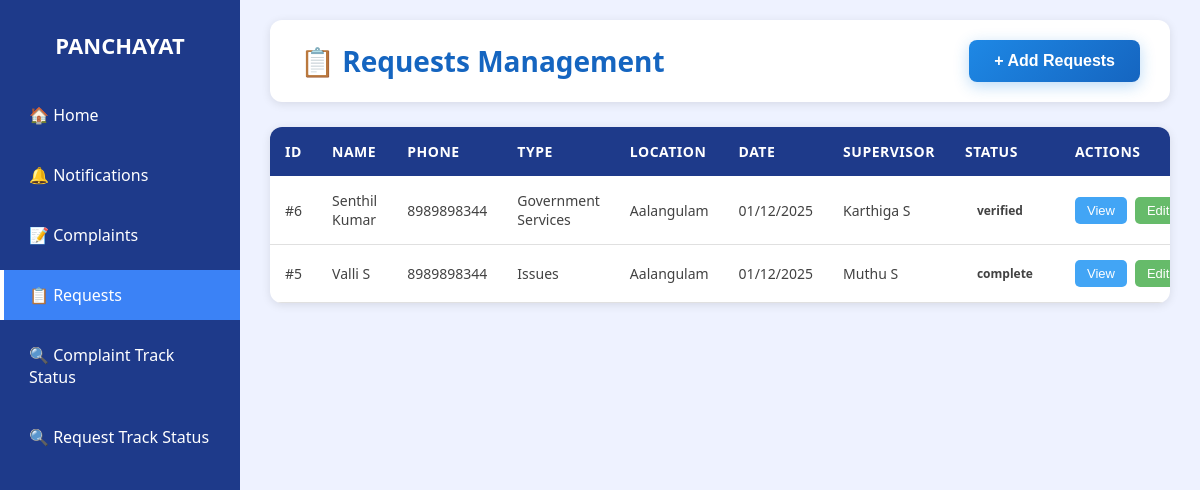
/requestform/ (signed in), run on an earlier commit of the app's database.
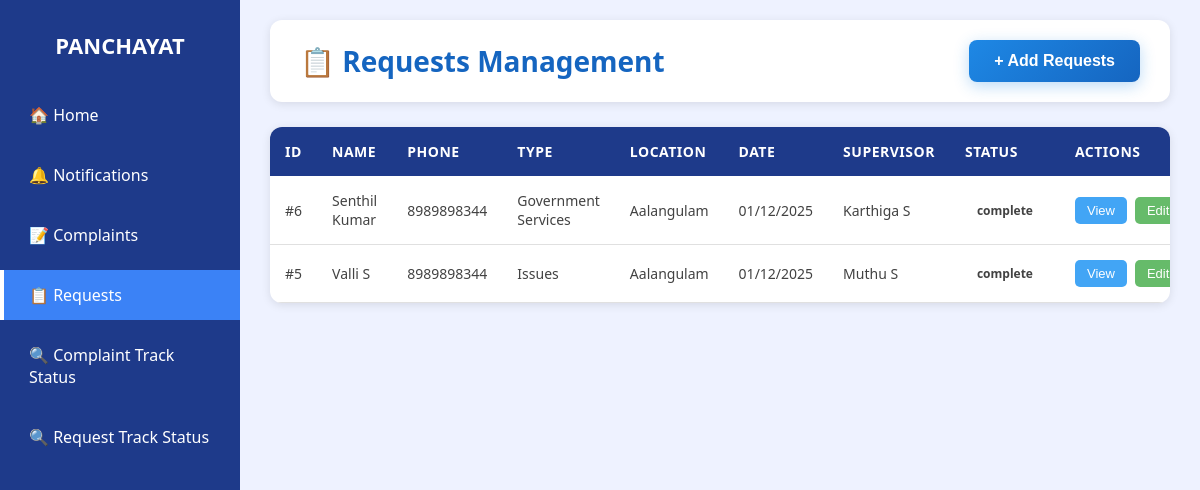
And on a later commit of the database.
### myapp/models.py (models this page shows, shortened)
class Request(models.Model):
    REQUEST_TYPES = [
        ("Public Safety", "Public Safety"),
        ("Sanitation / Hygiene", "Sanitation / Hygiene"),
        ("Road / Traffic Issues", "Road / Traffic Issues"),
        ("Electricity / Water Supply", "Electricity / Water Supply"),
        ("Government Services", "Government Services"),
        ("Others", "Others"),
    ]
    name = models.CharField(max_length=100)
    phone_number = models.CharField(max_length=15)
    address = models.TextField()
    request_type = models.CharField(max_length=50, choices=REQUEST_TYPES)
    other_type = models.CharField(max_length=100, null=True, blank=True)
    description = models.TextField(max_length=500, null=True)
    supervisor_name = models.CharField(max_length=100, null=True)
    area = models.CharField(max_length=100, null=True)
    date_time= models.DateTimeField(auto_now_add=True, null=True)
    file = models.FileField(upload_to='requests/', blank=True, null=True)
    status = models.CharField(
        max_length=20,
        default='unverified'
    )

### myapp/views.py (the view, shortened to what this page needs)
# urls.py: path('requestform/', views.requestform, name='requestform'),
def requestform(request):
    supervisors = Supervisor.objects.all()
    area = Area.objects.all()
    phoneno=request.session.get('phoneno')
    requests = Request.objects.filter(phone_number=phoneno).order_by('-date_time')
    return render(request, "request_form.html", {
        "supervisors": supervisors,
        "area": area,
        "requests": requests
    })

### myapp/templates/request_form.html (shortened to what this page needs)
<!DOCTYPE html>
<html lang="en">
<head>
</head>
<body>
  <div class="sidebar">
    <h2>PANCHAYAT</h2>
    <a href="{% url 'Mainpage' %}">🏠 Home</a>
    <a href="{% url 'notification_page2' %}">🔔 Notifications</a>
    <a href="{% url 'complaint_form' %}" >📝 Complaints</a>
    <a href="{% url 'requestform' %}" class="active">📋 Requests</a>
     <a href="{% url 'Trackstatus' %}">🔍 Complaint Track Status</a>
  <a href="{% url 'Trackstatus2' %}">🔍 Request Track Status</a>
  </div>
  <div class="main-content">
    <div class="page-header">
      <h1>📋 Requests Management</h1>
      <button class="add-request-btn" onclick="openAddModal()">+ Add Requests</button>
    </div>
    <div class="table-container">
      <table>
        <thead>
          <tr>
            <th>ID</th>
            <th>Name</th>
            <th>Phone</th>
            <th>Type</th>
            <th>Location</th>
            <th>Date</th>
            <th>Supervisor</th>
            <th>Status</th>
            <th>Actions</th>
          </tr>
        </thead>
        <tbody>
          {% if requests %}
            {% for request in requests %}
              <tr>
                <td>#{{ request.id }}</td>
                <td>{{ request.name }}</td>
                <td>{{ request.phone_number }}</td>
                <td>{{ request.request_type }}</td>
                <td>{{ request.area }}</td>
                <td>{{ request.date_time|date:"d/m/Y" }}</td>
                <td>{{ request.supervisor_name }}</td>
                <td>
                  <span class="status-badge status-{{ request.status|lower }}">
                    {{ request.status }}
                  </span>
                </td>
                <td>
                  <div class="action-buttons">
                    <button
    class="view-btn"
    onclick="openViewRequest(this)"
    data-id="{{ request.id }}"
    data-user="{{ request.name }}"
    data-phone="{{ request.phone_number }}"
    data-address="{{ request.address }}"
    data-supervisor="{{ request.supervisor_name }}"
    data-type="{{ request.request_type }}"
    data-location="{{ request.area }}"
    data-datetime="{{ request.date_time|date:'Y-m-d H:i' }}"
    data-description="{{ request.description }}"
    data-status="{{ request.status }}"
  >
    View
  </button>
  <button
    class="edit-btn"
    onclick="openEditRequest(this)"
    data-id="{{ request.id }}"
    data-user="{{ request.name }}"
    data-phone="{{ request.phone_number }}"
    data-address="{{ request.address }}"
    data-supervisor="{{ request.supervisor_name }}"
    data-type="{{ request.request_type }}"
    data-location="{{ request.area }}"
    data-datetime="{{ request.date_time|date:'Y-m-d H:i' }}"
    data-description="{{ request.description }}"
    data-status="{{ request.status }}"
  >
    Edit
  </button>
                  </div>
                </td>
              </tr>
            {% endfor %}
          {% endif %}
        </tbody>
      </table>
    </div>
  </div>
</body>
</html>

What changed in the data, as far as the page shows it:
changed Request "Senthil Kumar": status "verified" → "complete"
